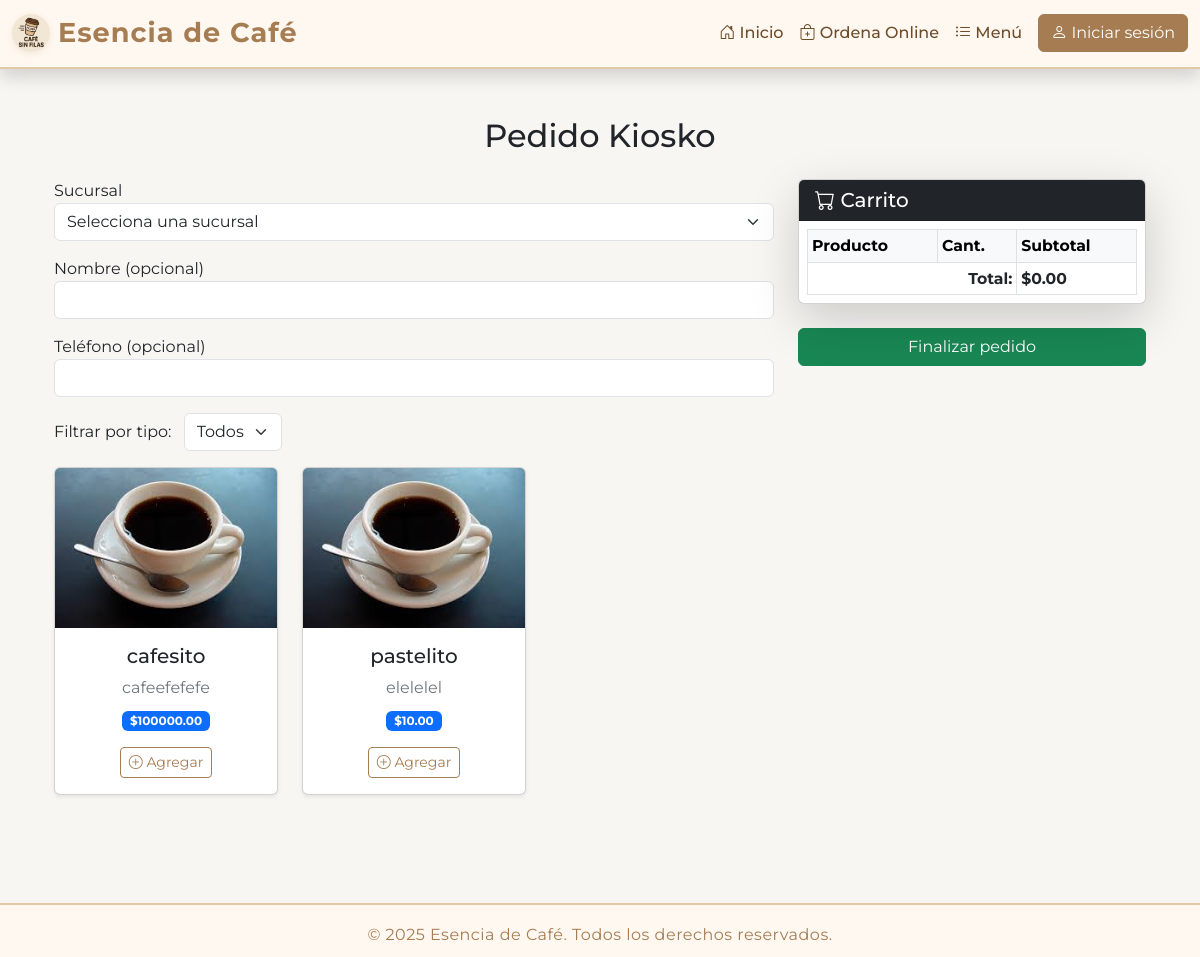
/ordenar/kiosko/, run on an earlier commit of the app's database.
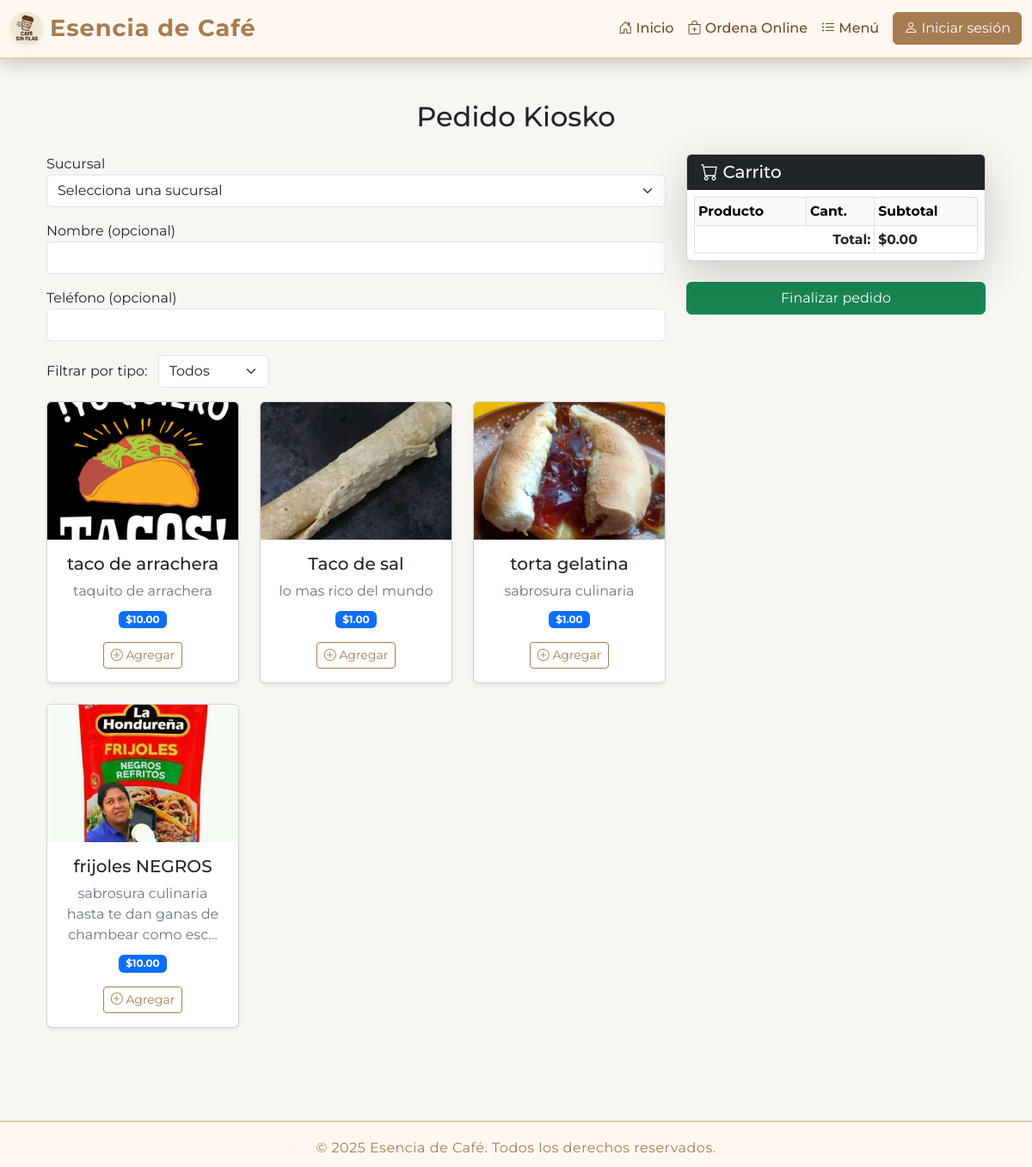
And on a later commit of the database.
### menu/models.py (models this page shows, shortened)
class Producto(models.Model):
    nombre_producto = models.CharField(
        max_length=100
    )
    tamaño = models.CharField(
        max_length=20
    )
    descripcion = models.TextField()
    imagen = models.ImageField(
        upload_to='media/productos/'
    )
    precio = models.DecimalField(
        max_digits=8, decimal_places=2
    )
    tipo = models.CharField(
        max_length=30
    )
    puntos_extra = models.PositiveIntegerField(
        default=0, help_text="Puntos extra por comprar este producto")
    class Meta:
        verbose_name = "Producto"
        verbose_name_plural = "Productos"

### pedido/views.py (the view, shortened to what this page needs)
# urls.py: path('ordenar/kiosko/', views.kiosko_pedido, name='kiosko_pedido'),
@csrf_exempt
def kiosko_pedido(request):
    productos = Producto.objects.all()
    sucursales = Sucursal.objects.all()
    tipos = Producto.objects.values_list('tipo', flat=True).distinct()
    mensaje = None
    VALOR_PUNTO = Decimal('0.50')
    return render(request, 'pedido/kiosko.html', {
        'productos': productos,
        'sucursales': sucursales,
        'tipos': tipos,
    })

### SisWebCafe/context_processors.py (called while the page is built)
def es_gerente(request):
    if request.user.is_authenticated:
        return {'es_gerente': request.user.groups.filter(name='Gerente').exists()}
    return {'es_gerente': False}

### pedido/models.py (called while the page is built)
    def __str__(self):
        return f'{self.nombre_sucursal} - {self.calle} #{self.numero_exterior}, {self.colonia}, {self.ciudad}'

### templates/pedido/kiosko.html (shortened to what this page needs)
{% extends "Principal/base.html" %}
{% block content %}
<div class="container-fluid py-4">
  <h2 class="mb-4 text-center">Pedido Kiosko</h2>
  <form method="post" id="kiosko-form">
    <div class="row">
      <div class="col-lg-8">
        <div class="mb-3">
          <label>Sucursal</label>
          <select name="sucursal" class="form-select" required>
            <option value="">Selecciona una sucursal</option>
          </select>
        </div>
        <div class="mb-3">
          <label>Nombre (opcional)</label>
          <input type="text" name="nombre" class="form-control">
        </div>
        <div class="mb-3">
          <label>Teléfono (opcional)</label>
          <input type="tel" name="telefono" class="form-control">
        </div>
        <div class="mb-3">
          <label>Filtrar por tipo:</label>
          <select id="filtro-tipo" class="form-select w-auto d-inline-block ms-2">
            <option value="todos">Todos</option>
          </select>
        </div>
        <div class="row" id="productos-mosaico">
          {% for producto in productos %}
          <div class="col-md-4 mb-4 producto-card" data-tipo="{{ producto.tipo }}">
            <div class="card h-100 shadow-sm">
              <img src="{{ producto.imagen.url }}" class="card-img-top" alt="{{ producto.nombre_producto }}" style="height: 160px; object-fit: cover;">
              <div class="card-body text-center">
                <h5 class="card-title">{{ producto.nombre_producto }}</h5>
                <p class="card-text text-secondary mb-2">{{ producto.descripcion|truncatechars:60 }}</p>
                <span class="badge bg-primary mb-2">${{ producto.precio }}</span>
                <div class="d-flex justify-content-center align-items-center gap-2 mt-2">
                  <button type="button" class="btn btn-outline-primary btn-sm agregar-btn"
                    data-id="{{ producto.id }}"
                    data-nombre="{{ producto.nombre_producto }}"
                    data-precio="{{ producto.precio }}"
                    data-tipo="{{ producto.tipo }}">
                    <i class="bi bi-plus-circle"></i> Agregar
                  </button>
                </div>
              </div>
            </div>
          </div>
          {% endfor %}
        </div>
      </div>
      <div class="col-lg-4">
        <div class="sticky-top" style="top: 90px;">
          <div class="card shadow-lg mb-3">
            <div class="card-header bg-dark text-white">
              <h5 class="mb-0"><i class="bi bi-cart"></i> Carrito</h5>
            </div>
            <div class="card-body p-2">
              <table class="table table-sm table-bordered align-middle mb-0" id="carrito-tabla" style="font-size: 0.98rem;">
                <thead class="table-light">
                  <tr>
                    <th>Producto</th>
                    <th>Cant.</th>
                    <th>Subtotal</th>
                  </tr>
                </thead>
                <tfoot>
                  <tr>
                    <th colspan="2" class="text-end">Total:</th>
                    <th id="carrito-total">$0.00</th>
                  </tr>
                </tfoot>
              </table>
            </div>
          </div>
          <button type="submit" class="btn btn-success w-100 mt-2">Finalizar pedido</button>
        </div>
      </div>
    </div>
  </form>
</div>
{% endblock %}

What changed in the data, as far as the page shows it:
removed Producto: imagen (picture), nombre_producto "cafesito", descripcion "cafeefefefe", precio "100000.00"
removed Producto: imagen (picture), nombre_producto "pastelito", descripcion "elelelel", precio "10.00"
added Producto: imagen (picture), nombre_producto "taco de arrachera", descripcion "taquito de arrachera", precio "10.00"
added Producto: imagen (picture), nombre_producto "Taco de sal", descripcion "lo mas rico del mundo", precio "1.00"
added Producto: imagen (picture), nombre_producto "torta gelatina", descripcion "sabrosura culinaria", precio "1.00"
added Producto: imagen (picture), nombre_producto "frijoles NEGROS", descripcion "sabrosura culinaria hasta te dan ganas de chambear como esc…", precio "10.00"
